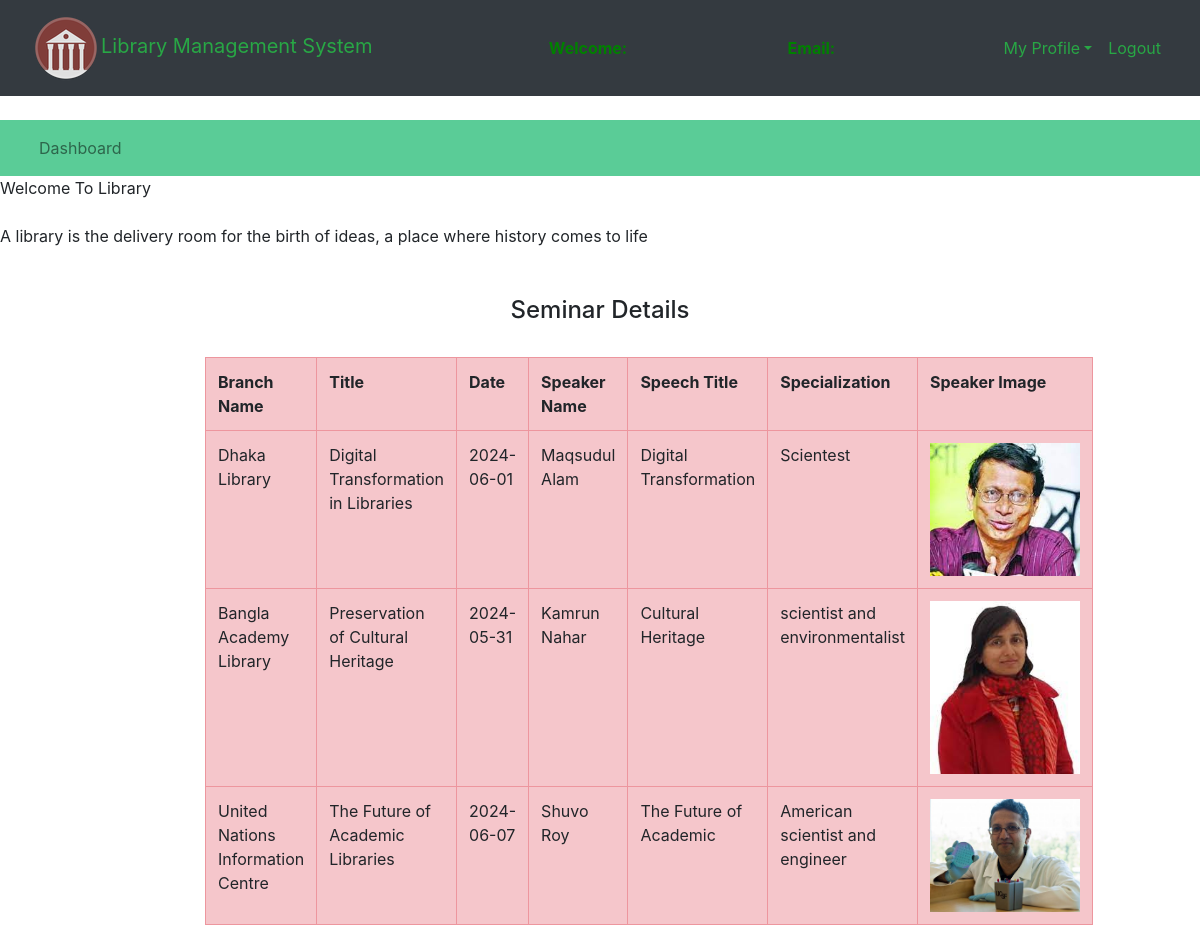
The page /librarians/speaker_seminar.php on the database its author committed.
### tables this page shows
CREATE TABLE `speaker` (
  `id` int(11) NOT NULL,
  `name` varchar(150) NOT NULL,
  `sp_image` varchar(400) NOT NULL,
  `speech_title` varchar(50) DEFAULT NULL,
  `summary` varchar(200) DEFAULT NULL,
  `specialization` varchar(50) DEFAULT NULL,
  `s_id` int(11) DEFAULT NULL,
  `branch_id` int(11) DEFAULT NULL
);

CREATE TABLE `library_branches` (
  `branch_id` int(11) NOT NULL,
  `branch_name` varchar(50) DEFAULT NULL,
  `address` varchar(50) DEFAULT NULL,
  `contact_info` int(11) DEFAULT NULL
);

CREATE TABLE `seminar` (
  `s_id` int(11) NOT NULL,
  `title` varchar(150) NOT NULL,
  `seminar_date` date DEFAULT NULL,
  `start_time` time DEFAULT NULL,
  `end_time` time DEFAULT NULL,
  `branch_id` int(11) DEFAULT NULL
);

### librarians/speaker_seminar.php (the view, shortened to what this page needs)
<?php
$connection = mysqli_connect("localhost", "root", "", "lms");
$query = "SELECT * FROM speaker INNER JOIN seminar ON speaker.s_id=seminar.s_id INNER JOIN library_branches ON speaker.branch_id=library_branches.branch_id";
$query_run = mysqli_query($connection, $query);
?>
<!DOCTYPE html>
<html>
<head>
    <link rel="stylesheet" type="text/css" href="../bootstrap-4.4.1/css/bootstrap.min.css">
</head>
<body>
    <nav class="navbar navbar-expand-lg navbar-dark bg-dark">
        <div class="container-fluid">
            <div class="navbar-header">
                <a class="navbar-brand text-success" href="librarians_dashboard.php"><img class="logo" src="logo.png">Library Management System </a>
            </div>
            <font style="color: green"><span><strong>Welcome: <?php echo $_SESSION['name']; ?></strong></span></font>
            <font style="color: green"><span><strong>Email: <?php echo $_SESSION['email']; ?></strong></span></font>
            <ul class="nav navbar-nav navbar-right">
                <li class="nav-item dropdown navbar-dark bg-company-red ">
                    <a class="nav-link dropdown-toggle text-success" data-toggle="dropdown">My Profile</a>
                </li>
                <li class="nav-item">
                    <a class="nav-link text-success" href="../logout.php">Logout</a>
                </li>
            </ul>
        </div>
    </nav><br>
    <nav class="navbar navbar-expand-lg navbar-light" style="background-color: #5ACC97">
        <div class="container-fluid">
            <ul class="nav navbar-nav navbar-center">
                <li class="nav-item">
                    <a class="nav-link" href="librarians_dashboard.php">Dashboard</a>
                </li>
            </ul>
        </div>
    </nav>
    <span>
        <marquee direction="left" bgcolor="pink" text-success>Welcome To Library </marquee>
    </span><br>
    <span>
        <marquee direction="right" bgcolor="yellow" text-success>A library is the delivery room for the birth of ideas, a place where history comes to life</marquee>
    </span><br><br>
    <center>
        <h4>Seminar Details</h4><br>
    </center>
    <div class="row">
        <div class="col-md-2"></div>
        <div class="col-md-8">
            <form>
                <table class="table table-bordered table-danger table-hover">
                    <tr>
                        <th>Branch Name</th>
                        <th>Title</th>
                        <th>Date</th>
                        <th>Speaker Name</th>
                        <th>Speech Title</th>
                        <th>Specialization</th>
                        <th>Speaker Image</th>
                    </tr>
                    <?php
                    while ($row = mysqli_fetch_assoc($query_run)) {
                        ?>
                        <tr>
                            <td><?php echo $row['branch_name']; ?></td>
                            <td><?php echo $row['title']; ?></td>
                            <td><?php echo $row['seminar_date']; ?></td>
                            <td><?php echo $row['name']; ?></td>
                            <td><?php echo $row['speech_title']; ?></td>
                            <td><?php echo $row['specialization']; ?></td>
                            <td><img src="<?php echo $row['sp_image']; ?>" alt="Speaker Image" width="150"></td>
                        </tr>
                        <?php
                    }
                    ?>
                </table>
            </form>
        </div>
        <div class="col-md-2"></div>
    </div>
</body>
</html>

### rows shown on the page
speaker: branch.branch_name "Dhaka Library", s.title "Digital Transformation in Libraries", s.seminar_date "2024-06-01", name "Maqsudul Alam", speech_title "Digital Transformation", specialization "Scientest", sp_image (picture)
speaker: branch.branch_name "Bangla Academy Library", s.title "Preservation of Cultural Heritage", s.seminar_date "2024-05-31", name "Kamrun Nahar", speech_title "Cultural Heritage", specialization "scientist and environmentalist", sp_image (picture)
speaker: branch.branch_name "United Nations Information Centre", s.title "The Future of Academic Libraries", s.seminar_date "2024-06-07", name "Shuvo Roy", speech_title "The Future of Academic", specialization "American scientist and engineer", sp_image (picture)
